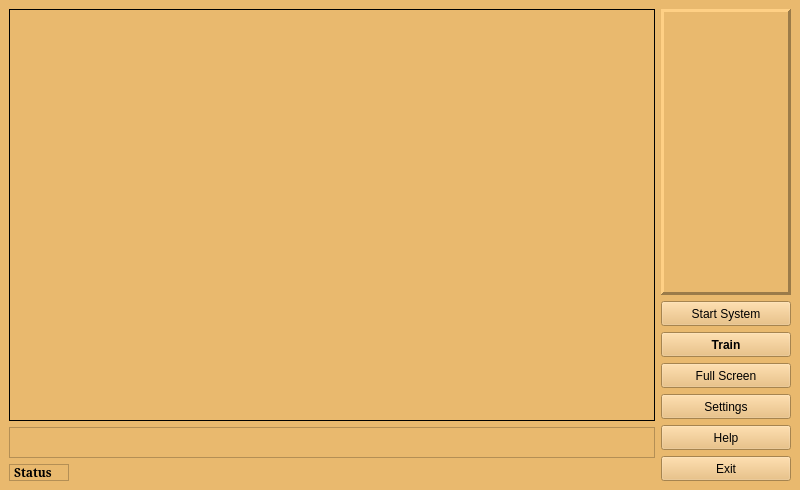
<?xml version="1.0" encoding="UTF-8"?>
<ui version="4.0">
 <class>MainWindow</class>
 <widget class="QMainWindow" name="MainWindow">
  <property name="geometry">
   <rect>
    <x>0</x>
    <y>0</y>
    <width>800</width>
    <height>490</height>
   </rect>
  </property>
  <property name="sizePolicy">
   <sizepolicy hsizetype="MinimumExpanding" vsizetype="MinimumExpanding">
    <horstretch>0</horstretch>
    <verstretch>0</verstretch>
   </sizepolicy>
  </property>
  <property name="minimumSize">
   <size>
    <width>800</width>
    <height>489</height>
   </size>
  </property>
  <property name="maximumSize">
   <size>
    <width>9999</width>
    <height>800</height>
   </size>
  </property>
  <property name="baseSize">
   <size>
    <width>800</width>
    <height>489</height>
   </size>
  </property>
  <property name="font">
   <font>
    <weight>75</weight>
    <bold>true</bold>
   </font>
  </property>
  <property name="windowTitle">
   <string>MainWindow</string>
  </property>
  <property name="styleSheet">
   <string notr="true">gridline-color: rgb(173, 127, 168);
border-color: rgb(138, 226, 52);
background-color: rgb(233, 185, 110);</string>
  </property>
  <property name="tabShape">
   <enum>QTabWidget::Rounded</enum>
  </property>
  <widget class="QWidget" name="centralwidget">
   <layout class="QGridLayout" name="gridLayout">
    <item row="0" column="0">
     <layout class="QVBoxLayout" name="verticalLayout_2">
      <item>
       <widget class="QLabel" name="mainFrame">
        <property name="sizePolicy">
         <sizepolicy hsizetype="MinimumExpanding" vsizetype="Preferred">
          <horstretch>0</horstretch>
          <verstretch>0</verstretch>
         </sizepolicy>
        </property>
        <property name="minimumSize">
         <size>
          <width>400</width>
          <height>0</height>
         </size>
        </property>
        <property name="whatsThis">
         <string>Video Playing Frame</string>
        </property>
        <property name="autoFillBackground">
         <bool>false</bool>
        </property>
        <property name="frameShape">
         <enum>QFrame::Box</enum>
        </property>
        <property name="frameShadow">
         <enum>QFrame::Plain</enum>
        </property>
        <property name="text">
         <string/>
        </property>
        <property name="scaledContents">
         <bool>true</bool>
        </property>
       </widget>
      </item>
      <item>
       <widget class="QTextBrowser" name="statusBox">
        <property name="sizePolicy">
         <sizepolicy hsizetype="Expanding" vsizetype="Fixed">
          <horstretch>0</horstretch>
          <verstretch>0</verstretch>
         </sizepolicy>
        </property>
        <property name="minimumSize">
         <size>
          <width>0</width>
          <height>31</height>
         </size>
        </property>
        <property name="maximumSize">
         <size>
          <width>16777215</width>
          <height>31</height>
         </size>
        </property>
        <property name="font">
         <font>
          <weight>75</weight>
          <bold>true</bold>
         </font>
        </property>
        <property name="html">
         <string>&lt;!DOCTYPE HTML PUBLIC &quot;-//W3C//DTD HTML 4.0//EN&quot; &quot;http://www.w3.org/TR/REC-html40/strict.dtd&quot;&gt;
&lt;html&gt;&lt;head&gt;&lt;meta name=&quot;qrichtext&quot; content=&quot;1&quot; /&gt;&lt;style type=&quot;text/css&quot;&gt;
p, li { white-space: pre-wrap; }
&lt;/style&gt;&lt;/head&gt;&lt;body style=&quot; font-family:'Ubuntu'; font-size:11pt; font-weight:600; font-style:normal;&quot;&gt;
&lt;p style=&quot;-qt-paragraph-type:empty; margin-top:0px; margin-bottom:0px; margin-left:0px; margin-right:0px; -qt-block-indent:0; text-indent:0px; font-weight:400;&quot;&gt;&lt;br /&gt;&lt;/p&gt;&lt;/body&gt;&lt;/html&gt;</string>
        </property>
       </widget>
      </item>
      <item>
       <widget class="QLabel" name="statusLabel">
        <property name="sizePolicy">
         <sizepolicy hsizetype="Fixed" vsizetype="Fixed">
          <horstretch>0</horstretch>
          <verstretch>0</verstretch>
         </sizepolicy>
        </property>
        <property name="minimumSize">
         <size>
          <width>60</width>
          <height>17</height>
         </size>
        </property>
        <property name="maximumSize">
         <size>
          <width>60</width>
          <height>17</height>
         </size>
        </property>
        <property name="baseSize">
         <size>
          <width>60</width>
          <height>17</height>
         </size>
        </property>
        <property name="font">
         <font>
          <family>Serif</family>
          <weight>75</weight>
          <bold>true</bold>
         </font>
        </property>
        <property name="frameShape">
         <enum>QFrame::StyledPanel</enum>
        </property>
        <property name="frameShadow">
         <enum>QFrame::Sunken</enum>
        </property>
        <property name="text">
         <string>Status</string>
        </property>
       </widget>
      </item>
     </layout>
    </item>
    <item row="0" column="1">
     <layout class="QVBoxLayout" name="verticalLayout">
      <item>
       <widget class="QLabel" name="responseFrame">
        <property name="sizePolicy">
         <sizepolicy hsizetype="Preferred" vsizetype="Preferred">
          <horstretch>0</horstretch>
          <verstretch>0</verstretch>
         </sizepolicy>
        </property>
        <property name="minimumSize">
         <size>
          <width>130</width>
          <height>0</height>
         </size>
        </property>
        <property name="maximumSize">
         <size>
          <width>150</width>
          <height>16777215</height>
         </size>
        </property>
        <property name="whatsThis">
         <string>Response Frame</string>
        </property>
        <property name="autoFillBackground">
         <bool>false</bool>
        </property>
        <property name="frameShape">
         <enum>QFrame::Panel</enum>
        </property>
        <property name="frameShadow">
         <enum>QFrame::Raised</enum>
        </property>
        <property name="lineWidth">
         <number>3</number>
        </property>
        <property name="text">
         <string/>
        </property>
        <property name="scaledContents">
         <bool>true</bool>
        </property>
       </widget>
      </item>
      <item>
       <widget class="QPushButton" name="startButton">
        <property name="maximumSize">
         <size>
          <width>150</width>
          <height>25</height>
         </size>
        </property>
        <property name="autoFillBackground">
         <bool>false</bool>
        </property>
        <property name="styleSheet">
         <string notr="true">gridline-color: rgb(138, 226, 52);</string>
        </property>
        <property name="text">
         <string>Start System</string>
        </property>
       </widget>
      </item>
      <item>
       <widget class="QPushButton" name="trainButton">
        <property name="maximumSize">
         <size>
          <width>150</width>
          <height>25</height>
         </size>
        </property>
        <property name="font">
         <font>
          <weight>75</weight>
          <bold>true</bold>
         </font>
        </property>
        <property name="autoFillBackground">
         <bool>true</bool>
        </property>
        <property name="styleSheet">
         <string notr="true"/>
        </property>
        <property name="text">
         <string>Train</string>
        </property>
       </widget>
      </item>
      <item>
       <widget class="QPushButton" name="fullScreenButton">
        <property name="maximumSize">
         <size>
          <width>150</width>
          <height>25</height>
         </size>
        </property>
        <property name="text">
         <string>Full Screen</string>
        </property>
       </widget>
      </item>
      <item>
       <widget class="QPushButton" name="settingsButton">
        <property name="maximumSize">
         <size>
          <width>150</width>
          <height>25</height>
         </size>
        </property>
        <property name="text">
         <string>Settings</string>
        </property>
       </widget>
      </item>
      <item>
       <widget class="QPushButton" name="helpButton">
        <property name="maximumSize">
         <size>
          <width>150</width>
          <height>25</height>
         </size>
        </property>
        <property name="text">
         <string>Help</string>
        </property>
       </widget>
      </item>
      <item>
       <widget class="QPushButton" name="quitButton">
        <property name="maximumSize">
         <size>
          <width>150</width>
          <height>25</height>
         </size>
        </property>
        <property name="text">
         <string>Exit</string>
        </property>
       </widget>
      </item>
     </layout>
    </item>
   </layout>
  </widget>
 </widget>
 <resources/>
 <connections/>
</ui>
